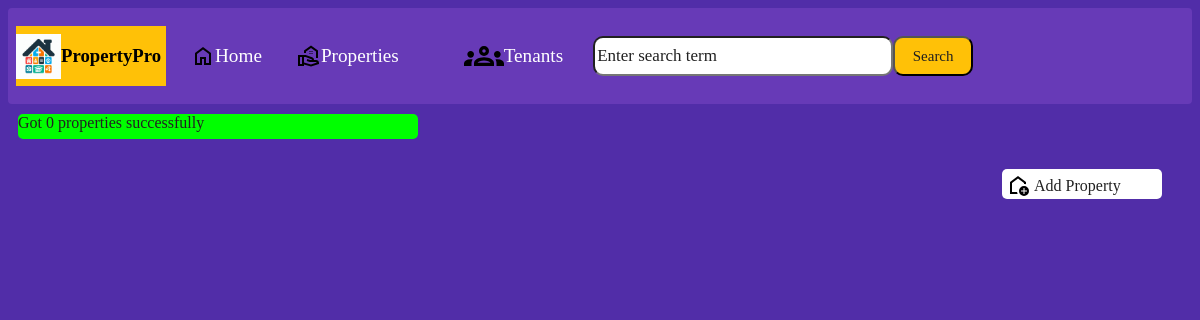
The page /property-pro/properties/ on the database as committed earlier.
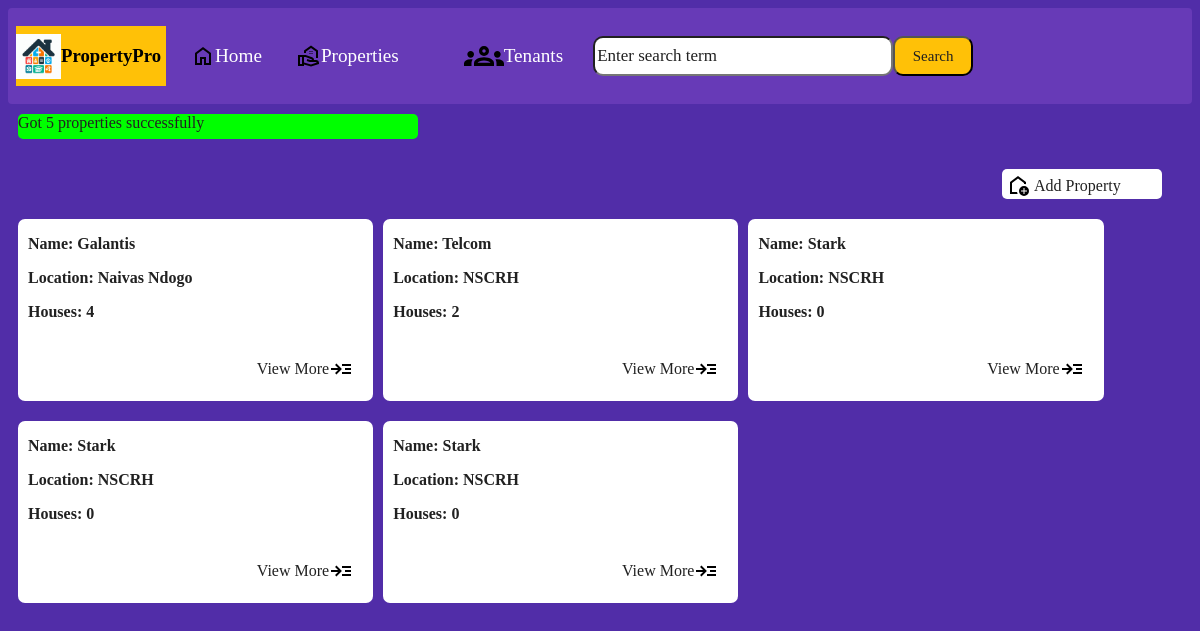
The same page on the database as committed later.
### property/models.py (models this page shows, shortened)
class Property(models.Model):
    name = models.CharField(max_length=25)
    location = models.CharField(max_length=25)

### property/views.py (the view)
# urls.py: path('properties/',views.properties_list,name="properties"),
def properties_list(request):
    try: #Try to get the property objects
        properties_count =Property.objects.count()
        custom_object = MyAnnotation(Property,"house_count","houses")
        properties=custom_object.make_annotation()
        messages.success(request,f"Got {properties_count} properties successfully")
    except Exception as e: #Send error to template if get fails
        messages.error(request,f"Error: {e}")
        return render (request,'property/properties.html')
    return render(request,'property/properties.html',{'properties':properties})

### property/functions.py (called while the page is built)
    def make_annotation(self):
        return self.model_name.objects.annotate(attribute_variable = Count(f'{self.variable_to_annotate}'))

### property/templates/property/properties.html (shortened to what this page needs)
{% extends "property/index.html" %}
{% load static %}
{% block styles %}
    <link rel="stylesheet" href="{% static 'property/css/properties.css' %}">
{% endblock styles %}
{% block body %}
   {% for message in messages %}
  {% if message.tags == 'success' %}
    <div class="success">
      {{ message }}
    </div>
  {% elif message.tags == 'error' %}
    <div class="error">
      {{ message }}
    </div>
  {% endif %}
{% endfor %}
 <a href="{% url 'property:create_property' %}" class="add_property">
   <img src="{% static 'property/svg/add_home.svg'%}" alt="Add Property" id="add_property">
   Add Property
</a>
<div class="container">
{% for property in properties  %}
  <div class="properties">
<h3 class="property-item">Name: {{property.name}}</h3>
<h3 class="property-item">Location: {{property.location}}</h3>
<h3 class="property-item">Houses: {{property.attribute_variable}}</h3>
<a href="{% url 'property:property_detail' property.id %}" id="more">
  View More
  <img src="{% static 'property/svg/more.svg' %}" alt="more">
</a>
</div>
{% endfor %}
</div>
{% endblock body %}

### property/templates/property/index.html (shortened to what this page needs)
{% load static %}
{% include 'property/navbar.html' %}
<!DOCTYPE html>
<html>
    <head>
          <link rel="stylesheet" href="{% static 'property/css/index.css' %}">
        {% block styles %}
        {% endblock styles %}
    </head>
    <body>
       {% block body %}{% endblock body %}
    </body>
</html>

### property/templates/property/navbar.html (shortened to what this page needs)
{% load static %}
{% block styles %}
    <link rel="stylesheet" href="{% static 'property/css/navbar.css' %}">
{% endblock styles %}
{% block body %}
<li class="navbar">
    <div class="logo">
        <img src="{% static 'property/svg/Designer.jpeg' %}" alt="Logo" >
         <h3 >PropertyPro</h3>
    </div>
    <a href="{% url 'property:home' %}" class="home"><img class="svg-color"  src="{% static 'property/svg/home.svg' %}" alt="home">  Home</a>
    <a href="{% url 'property:properties' %}" class="home"><img src="{% static 'property/svg/property.svg' %}" alt="property"> Properties</a>
    <a href="#" class="home">  <img src="{% static 'property/svg/tenants.svg' %}" alt="tenants" class="home">   Tenants</a>
    <form action="#" method="post" class="search">
        <input type="text" name="search" placeholder="Enter search term" id="search">
        <input type="submit" value="Search" id="submit">
    </form>
</li>
{% endblock body %}

### property/static/property/css/navbar.css (style rules this page uses)
.navbar { background-color: var(--primary-color); padding: 8px; border-radius: 4px; -webkit-border-radius: 4px; -moz-border-radius: 4px; -ms-border-radius: 4px; -o-border-radius: 4px; display: flex; flex-direction: row; flex-wrap: wrap; align-items: center; }
li { list-style-type:none; }
.navbar a { text-decoration: none; color: var(--text-icon-color); text-decoration-color: var(--text-icon-color); -moz-text-decoration-color: var(--text-icon-color); padding: 10px; border-radius:4px ; -webkit-border-radius:4px ; -moz-border-radius:4px ; -ms-border-radius:4px ; -o-border-radius:4px ; font-size: larger; }
.logo { display: flex; flex-direction: row; background-color: var(--accent-color); width: 150px; flex-wrap: wrap; align-items: center; }
.logo img { height: 30%; width: 30%; margin: 0; }
.home { display: flex; align-items: center; height: 40px; padding-left: 15px; margin-left: 15px; }
.search { display: flex; height: 40px; flex-direction: row; align-items: center; margin: 10px; padding: 10px; }
#search { height: 40px; width: 300px; border-radius:10px ; -webkit-border-radius:10px ; -moz-border-radius:10px ; -ms-border-radius:10px ; -o-border-radius:10px ; }
#submit { height: 40px; width: 80px; color: var(--primary-text); background-color: var(--accent-color); font-family: cursive; font-size: 15px; border-radius: 10px; -webkit-border-radius: 10px; -moz-border-radius: 10px; -ms-border-radius: 10px; -o-border-radius: 10px; }
input[type="text"]::placeholder { font-family: cursive; font-size: 17px; color:var(--primary-text); }

### property/static/property/css/index.css (style rules this page uses)
:root { --dark-primary-color:#512DA8; --light-primary-color:#D1C4E9; --primary-color:#673AB7; --text-icon-color:#FFFFFF; --accent-color:#FFC107; --primary-text:#212121; --secondary-text:#757575; --separator-color:#BDBDBD; --success-color:#00ff00ff; --error-color:#FF5252; }
body { background-color: var(--dark-primary-color); }
.success { margin: 10px; height: 25px; width: 400px; background-color: var(--success-color); border-radius: 5px; -webkit-border-radius: 5px; -moz-border-radius: 5px; -ms-border-radius: 5px; -o-border-radius: 5px; color: var(--primary-text); font-family:cursive ; }

### property/static/property/css/properties.css (style rules this page uses)
.success { margin: 10px; height: 25px; width: 400px; background-color: var(--success-color); border-radius: 5px; -webkit-border-radius: 5px; -moz-border-radius: 5px; -ms-border-radius: 5px; -o-border-radius: 5px; color: var(--primary-text); font-family:cursive ; }
.add_property { margin-top: 20px; margin-right: 30px; float: right; display: flex; flex-direction: row; flex-wrap: wrap; align-items: center; height: 30px; width: 160px; background-color: var(--text-icon-color); text-decoration: solid; color: var(--primary-text); border-radius: 5px; -webkit-border-radius: 5px; -moz-border-radius: 5px; -ms-border-radius: 5px; -o-border-radius: 5px; }
#add_property { margin-top: 2px; padding: 4px; border-radius: 2px; -webkit-border-radius: 2px; -moz-border-radius: 2px; -ms-border-radius: 2px; -o-border-radius: 2px; }
.container { display: flex; flex-direction: row; flex-wrap: wrap; width: 100%; }
.properties { background-color: var(--text-icon-color); width: 30%; height: 60%; margin-top: 20px; margin-left: 10px; border-radius: 7px; -webkit-border-radius: 7px; -moz-border-radius: 7px; -ms-border-radius: 7px; -o-border-radius: 7px; }
.property-item { font-family: cursive; font-size: medium; color: var(--primary-text); margin-left: 10px; }
#more { display: flex; flex-direction: row; align-items: center; color: var(--primary-text); text-decoration: none; margin: 15px; padding: 5px; float: right; border-radius:5px ; -webkit-border-radius:5px ; -moz-border-radius:5px ; -ms-border-radius:5px ; -o-border-radius:5px ; }

Rows that differ between the two databases and show on the page:
added Property: name "Galantis", location "Naivas Ndogo", attribute_variable "4"
added Property: name "Telcom", location "NSCRH", attribute_variable "2"
added Property: name "Stark", location "NSCRH", attribute_variable "0"
added Property: name "Stark", location "NSCRH", attribute_variable "0"
added Property: name "Stark", location "NSCRH", attribute_variable "0"
Other text that changed with them:
new list line: "Got 5 properties successfully"
list line gone: "Got 0 properties successfully"
